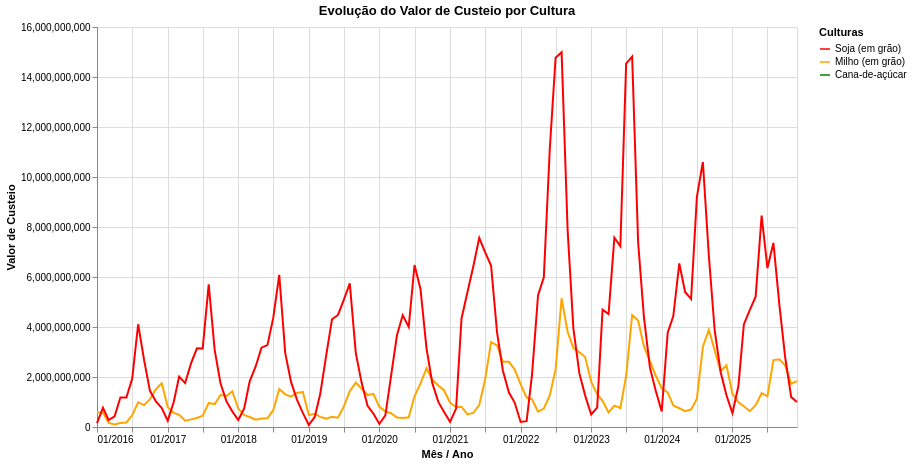

Here is the notebook cell this chart was saved with:
### Markdown cell above
### Gráfico 1 — Evolução do crédito e dos contratos por cultura

Apoia a pergunta 1 mostrando a evolução mensal do valor de custeio e uma segunda série de contagens por cultura: linhas ascendentes indicam crescimento e as diferenças entre cores mostram trajetórias distintas. Os valores monetários são nominais; no código atual, a segunda série conta registros da tabela, portanto não deve ser interpretada como número de contratos sem validar a unidade de cada registro e a ausência de duplicações na fonte.

### Code cell
tabela_valor_contratado = sicor.groupby(['cultura', 'ano','mes'])['valor de custeio'].sum().reset_index()

# Coluna com a data formatada adequadamente
tabela_valor_contratado['data'] = pd.to_datetime({
    'year': tabela_valor_contratado['ano'],
    'month': tabela_valor_contratado['mes'],
    # o dia é padronizado como o 1° dia de cada mês, porque a função exige que se passe um dia
    'day': 1
})

cores = alt.Scale(
    domain=['Soja (em grão)', 'Milho (em grão)', 'Cana-de-açúcar'],
    range=['red','orange','green']
)

grafico_valor_contratado = alt.Chart(tabela_valor_contratado).mark_line().encode(
    x=alt.X('yearmonth(data):T', 
        title='Mês / Ano',
        axis=alt.Axis(format="%m/%Y", tickCount={"interval": "month", "step": 6})
    ),
    y=alt.Y('valor de custeio:Q',
        title='Valor de Custeio'
    ),
    color=alt.Color('cultura:N', scale=cores, title= 'Culturas')
).properties(
    title='Evolução do Valor de Custeio por Cultura',
    width=700,
    height=400
)
grafico_valor_contratado

### Figure 1 — Vega-Lite specification as saved in the notebook (floating-point values rounded to 4 significant figures; data arrays with more than 128 entries replaced by an {"elided": "..."} marker saying what was removed)
{"config": {"view": {"continuousWidth": 300, "continuousHeight": 300}}, "data": {"name": "data-c1384e6bb2e977fa9264ae0ce5b4c63c"}, "mark": {"type": "line"}, "encoding": {"color": {"field": "cultura", "scale": {"domain": ["Soja (em grão)", "Milho (em grão)", "Cana-de-açúcar"], "range": ["red", "orange", "green"]}, "title": "Culturas", "type": "nominal"}, "x": {"axis": {"format": "%m/%Y", "tickCount": {"interval": "month", "step": 6}}, "field": "data", "timeUnit": "yearmonth", "title": "Mês / Ano", "type": "temporal"}, "y": {"field": "valor de custeio", "title": "Valor de Custeio", "type": "quantitative"}}, "height": 400, "title": "Evolução do Valor de Custeio por Cultura", "width": 700, "$schema": "https://vega.github.io/schema/vega-lite/v6.4.1.json", "datasets": {"data-c1384e6bb2e977fa9264ae0ce5b4c63c": {"elided": "358 records"}}}
